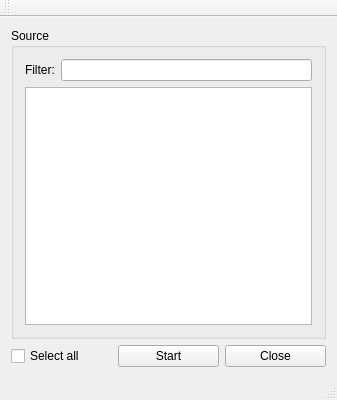
<?xml version="1.0" encoding="UTF-8"?>
<ui version="4.0">
 <class>DataTrans</class>
 <widget class="QMainWindow" name="DataTrans">
  <property name="geometry">
   <rect>
    <x>0</x>
    <y>0</y>
    <width>337</width>
    <height>400</height>
   </rect>
  </property>
  <property name="windowTitle">
   <string>DataTrans</string>
  </property>
  <property name="styleSheet">
   <string notr="true">QStatusBar::item {border: none;}</string>
  </property>
  <widget class="QWidget" name="centralWidget">
   <layout class="QGridLayout" name="gridLayout">
    <item row="3" column="1">
     <widget class="QCheckBox" name="selectAllCheckBox">
      <property name="text">
       <string>Select all</string>
      </property>
     </widget>
    </item>
    <item row="3" column="2">
     <widget class="QPushButton" name="startPushButton">
      <property name="text">
       <string>Start</string>
      </property>
     </widget>
    </item>
    <item row="3" column="3">
     <widget class="QPushButton" name="closePushButton">
      <property name="text">
       <string>Close</string>
      </property>
     </widget>
    </item>
    <item row="2" column="1" colspan="3">
     <widget class="QGroupBox" name="sourceGroupBox">
      <property name="title">
       <string>Source</string>
      </property>
      <layout class="QGridLayout" name="gridLayout_2">
       <item row="0" column="1">
        <widget class="QLineEdit" name="filterLineEdit"/>
       </item>
       <item row="0" column="0">
        <widget class="QLabel" name="filterLabel">
         <property name="text">
          <string>Filter:</string>
         </property>
        </widget>
       </item>
       <item row="1" column="0" colspan="2">
        <widget class="QTableView" name="tableNamesTableView"/>
       </item>
      </layout>
     </widget>
    </item>
   </layout>
  </widget>
  <widget class="QMenuBar" name="menuBar">
   <property name="geometry">
    <rect>
     <x>0</x>
     <y>0</y>
     <width>337</width>
     <height>21</height>
    </rect>
   </property>
  </widget>
  <widget class="QToolBar" name="mainToolBar">
   <attribute name="toolBarArea">
    <enum>TopToolBarArea</enum>
   </attribute>
   <attribute name="toolBarBreak">
    <bool>false</bool>
   </attribute>
  </widget>
  <widget class="QStatusBar" name="statusBar"/>
 </widget>
 <layoutdefault spacing="6" margin="11"/>
 <resources/>
 <connections/>
</ui>
